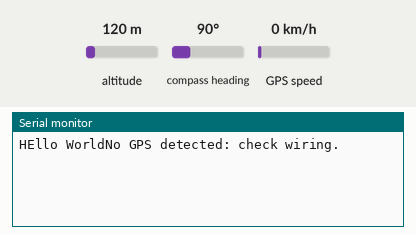
The sketch below on a simulated ESP8266 (NodeMCU). Parts: the last lines printed to the serial monitor. The inputs (shaded band) are chosen by the test bench; at power-on: compass heading 90°, altitude 120 m, GPS speed 0 km/h. The GPS gets a fix after 3 s at 37.7749, -122.4194 with 8 satellites.

Above: at 1.2 s.
1.3 s: compass heading set to 7°
At 3.8 s:
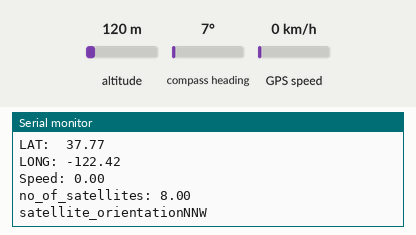
4.5 s: compass heading set to 90°
At 5.5 s:
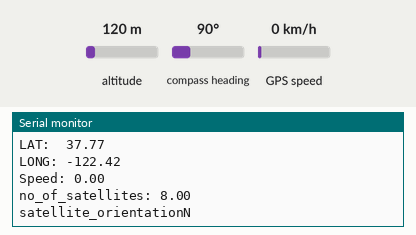
6.5 s: compass heading set to 269°
At 7.8 s:
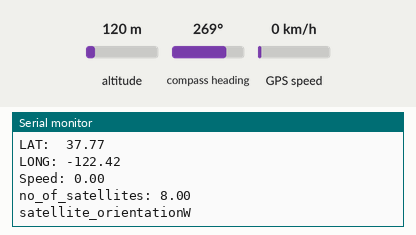
8.5 s: compass heading set to 6°
At 9.8 s:
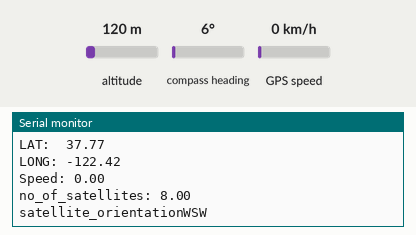
10.5 s: compass heading set to 14°
At 11.3 s:
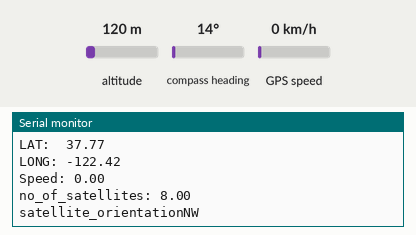

The sketch:

sketch_sep08a.ino
```cpp
#include <SoftwareSerial.h>
#include <TinyGPS++.h>
#include <ESP8266WiFi.h>

#define ON_Board_LED 2
const int RXPin = 0, TXPin = 2;
const uint32_t GPSBaud = 9600;
SoftwareSerial gps_module(RXPin, TXPin);

TinyGPSPlus gps;

float gps_speed;
float no_of_satellites;
String satellite_orientation;

unsigned int move_index = 1;

void setup() {
  Serial.begin(115200);
  Serial.println();
  Serial.print("HEllo World");
  gps_module.begin(GPSBaud);
  checkGPS();
  }


void checkGPS() {
  if (gps.charsProcessed() < 10) {
    Serial.println(F("No GPS detected: check wiring."));
  }
}

void loop() {

  while (gps_module.available() > 0) {
    if (gps.encode(gps_module.read()))
      displayInfo();
  }
}

void displayInfo() {
  if (gps.location.isValid()) {
    float latitude = (gps.location.lat());
    float longitude = (gps.location.lng());

    Serial.print("LAT:  ");
    Serial.println(latitude, 2);
    Serial.print("LONG: ");
    Serial.println(longitude, 2);
    gps_speed = gps.speed.kmph();
    Serial.print("Speed: ");
    Serial.println(gps_speed);
    no_of_satellites = gps.satellites.value();
    Serial.print("no_of_satellites: ");
    Serial.println(no_of_satellites);
    satellite_orientation = TinyGPSPlus::cardinal(gps.course.value());
    Serial.print("satellite_orientation");
    Serial.println(satellite_orientation);
  Serial.println();
  }
}
```

Measured:
- after the input at 1.3 s, the serial monitor: prints a new line after 1.7 s (image 1)
- after the input at 4.5 s, the serial monitor: prints a new line after 0.51 s (image 2)
- after the input at 6.5 s, the serial monitor: prints a new line after 0.51 s (image 3)
- after the input at 8.5 s, the serial monitor: prints a new line after 0.51 s (image 4)
- after the input at 10.5 s, the serial monitor: prints a new line after 0.51 s (image 5)
